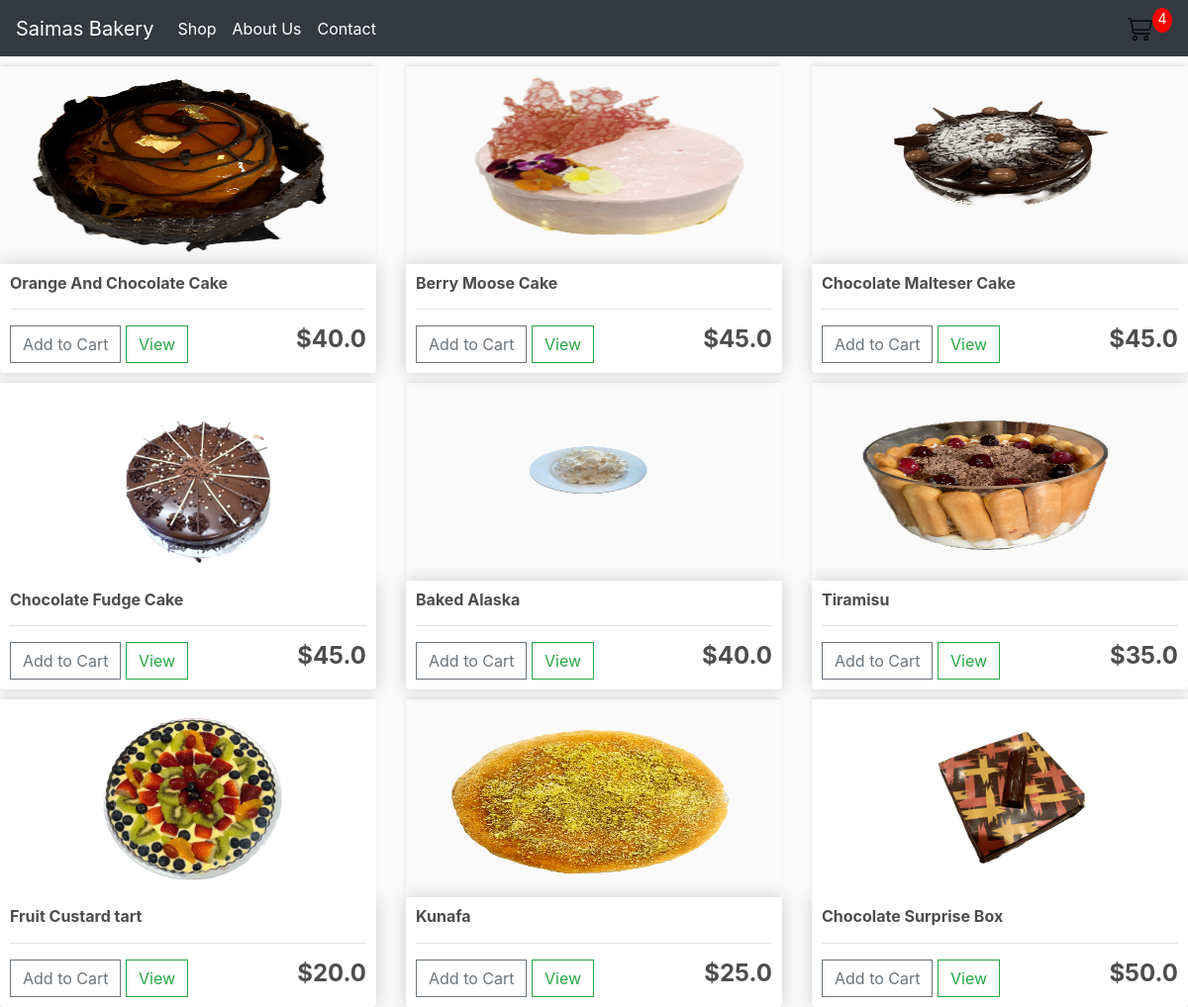
The app's page / (signed in) with its own data.
### Shop/models.py (models this page shows, shortened)
class Product(models.Model):
    name = models.CharField(max_length=200)
    price = models.FloatField()
    image = models.ImageField(null=True, blank=True)

### Shop/views.py (the view)
# urls.py: path('', include('Shop.urls'))
def Shop(request):
    data = cartData(request)
    cartItems = data['cartItems']
    products = Product.objects.all()
    context = {'products': products, 'cartItems': cartItems}
    return render(request, 'Shop/Shop.html', context)

### Shop/models.py (called while the page is built)
    @property
    def get_cart_items(self):
        orderitems = self.orderitem_set.all()
        total = sum([item.quantity for item in orderitems])
        return total

### Shop/utils.py (called while the page is built, shortened)
def cartData(request):
    if request.user.is_authenticated:
        customer = request.user.customer
        order, created = Order.objects.get_or_create(customer=customer, complete=False)
        items = order.orderitem_set.all()
        cartItems = order.get_cart_items
    return {'cartItems': cartItems, 'order': order, 'items': items}

### Shop/Templates/Shop/Shop.html
{% extends 'shop/main.html' %}
{% load static %}
{% block content %}
<div class="row">
    {% for product in products %}
        <div class="col-lg-4">
            <img class="thumbnail" src="{{ product.image.url }}" />
            <div class="box-element product">
                <h6><strong>{{ product.name }}</strong></h6>
                <hr>
                <button data-product="{{product.id}}" data-action="add" class="btn btn-outline-secondary add-btn update-cart">Add to Cart</button>
                <a class="btn btn-outline-success" href="{% url 'Shop' %}"">View</a>
                <h4 style="display: inline-block; float: right"><strong>${{ product.price }}</strong></h4>
            </div>
        </div>
    {% endfor %}
</div>
{% endblock content %}

### SaimaBakery/static/css/main.css (style rules this page uses)
body { background-color: hsl(0, 0%, 98%); }
h1,h2,h3,h4,h5,h6 { color:hsl(0, 0%, 30%); }
.box-element { box-shadow:hsl(0, 0%, 80%) 0 0 16px; background-color: #fff; border-radius: 4px; padding: 10px; }
.thumbnail { width: 100%; height: 200px; -webkit-box-shadow: -1px -3px 5px -2px rgba(214,214,214,1); -moz-box-shadow: -1px -3px 5px -2px rgba(214,214,214,1); box-shadow: -1px -3px 5px -2px rgba(214,214,214,1); }
.product { border-radius: 0 0 4px 4px; }
.col-lg-4, .col-lg-6, .col-lg-8, .col-lg-12 { margin-top: 10px; }
.btn { border-radius: 0; }

### records on screen
Product: image (picture), name "Orange And Chocolate Cake", price "40.0"
Product: image (picture), name "Berry Moose Cake", price "45.0"
Product: image (picture), name "Chocolate Malteser Cake", price "45.0"
Product: image (picture), name "Chocolate Fudge Cake", price "45.0"
Product: image (picture), name "Baked Alaska", price "40.0"
Product: image (picture), name "Tiramisu", price "35.0"
Product: image (picture), name "Fruit Custard tart", price "20.0"
Product: image (picture), name "Kunafa", price "25.0"
Product: image (picture), name "Chocolate Surprise Box", price "50.0"

### other values on screen
{{ cartItems }} "4"
